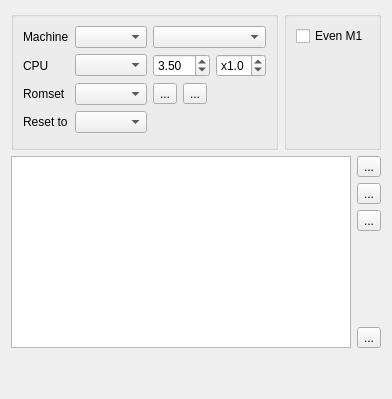
       <widget class="QWidget" name="tab1">
        <attribute name="icon">
         <iconset>
          <normalon>:/images/computer.png</normalon>
         </iconset>
        </attribute>
        <attribute name="title">
         <string>Machine</string>
        </attribute>
        <layout class="QVBoxLayout" name="verticalLayout_39">
         <item>
          <layout class="QHBoxLayout" name="horizontalLayout_9" stretch="10,0">
           <item>
            <widget class="QGroupBox" name="archArchGBox">
             <layout class="QGridLayout" name="gridLayout" columnstretch="0,10,0">
              <item row="3" column="0">
               <widget class="QLabel" name="label_42">
                <property name="text">
                 <string>Reset to</string>
                </property>
               </widget>
              </item>
              <item row="3" column="1">
               <widget class="QComboBox" name="resbox"/>
              </item>
              <item row="0" column="0">
               <widget class="QLabel" name="label">
                <property name="text">
                 <string>Machine</string>
                </property>
               </widget>
              </item>
              <item row="0" column="1">
               <widget class="QComboBox" name="machbox"/>
              </item>
              <item row="2" column="1">
               <widget class="QComboBox" name="rsetbox"/>
              </item>
              <item row="2" column="0">
               <widget class="QLabel" name="label_2">
                <property name="text">
                 <string>Romset</string>
                </property>
               </widget>
              </item>
              <item row="4" column="1">
               <spacer name="verticalSpacer_21">
                <property name="orientation">
                 <enum>Qt::Vertical</enum>
                </property>
                <property name="sizeHint" stdset="0">
                 <size>
                  <width>20</width>
                  <height>5</height>
                 </size>
                </property>
               </spacer>
              </item>
              <item row="2" column="2">
               <layout class="QHBoxLayout" name="horizontalLayout_2">
                <item>
                 <widget class="QToolButton" name="addrset">
                  <property name="text">
                   <string>...</string>
                  </property>
                  <property name="icon">
                   <iconset resource="../xpeccy.qrc">
                    <normaloff>:/images/add.png</normaloff>:/images/add.png</iconset>
                  </property>
                 </widget>
                </item>
                <item>
                 <widget class="QToolButton" name="rmrset">
                  <property name="text">
                   <string>...</string>
                  </property>
                  <property name="icon">
                   <iconset resource="../xpeccy.qrc">
                    <normaloff>:/images/cancel.png</normaloff>:/images/cancel.png</iconset>
                  </property>
                 </widget>
                </item>
                <item>
                 <spacer name="horizontalSpacer_2">
                  <property name="orientation">
                   <enum>Qt::Horizontal</enum>
                  </property>
                  <property name="sizeHint" stdset="0">
                   <size>
                    <width>40</width>
                    <height>20</height>
                   </size>
                  </property>
                 </spacer>
                </item>
               </layout>
              </item>
              <item row="0" column="2">
               <widget class="QComboBox" name="mszbox"/>
              </item>
              <item row="1" column="0">
               <widget class="QLabel" name="label_37">
                <property name="text">
                 <string>CPU</string>
                </property>
               </widget>
              </item>
              <item row="1" column="1">
               <widget class="QComboBox" name="cbCpu"/>
              </item>
              <item row="1" column="2">
               <layout class="QHBoxLayout" name="horizontalLayout_18">
                <item>
                 <widget class="QDoubleSpinBox" name="sbFreq">
                  <property name="decimals">
                   <number>2</number>
                  </property>
                  <property name="minimum">
                   <double>0.500000000000000</double>
                  </property>
                  <property name="maximum">
                   <double>14.000000000000000</double>
                  </property>
                  <property name="singleStep">
                   <double>0.010000000000000</double>
                  </property>
                  <property name="value">
                   <double>3.500000000000000</double>
                  </property>
                 </widget>
                </item>
                <item>
                 <widget class="QDoubleSpinBox" name="sbMult">
                  <property name="prefix">
                   <string>x</string>
                  </property>
                  <property name="decimals">
                   <number>1</number>
                  </property>
                  <property name="minimum">
                   <double>0.100000000000000</double>
                  </property>
                  <property name="maximum">
                   <double>8.000000000000000</double>
                  </property>
                  <property name="singleStep">
                   <double>0.100000000000000</double>
                  </property>
                  <property name="value">
                   <double>1.000000000000000</double>
                  </property>
                 </widget>
                </item>
               </layout>
              </item>
             </layout>
            </widget>
           </item>
           <item>
            <widget class="QGroupBox" name="archOptGBox">
             <layout class="QVBoxLayout" name="verticalLayout_26" stretch="0,0">
              <item>
               <widget class="QCheckBox" name="scrpwait">
                <property name="enabled">
                 <bool>true</bool>
                </property>
                <property name="text">
                 <string>Even M1</string>
                </property>
                <property name="checkable">
                 <bool>true</bool>
                </property>
               </widget>
              </item>
              <item>
               <spacer name="verticalSpacer_18">
                <property name="orientation">
                 <enum>Qt::Vertical</enum>
                </property>
                <property name="sizeHint" stdset="0">
                 <size>
                  <width>20</width>
                  <height>5</height>
                 </size>
                </property>
               </spacer>
              </item>
             </layout>
            </widget>
           </item>
          </layout>
         </item>
         <item>
          <layout class="QHBoxLayout" name="horizontalLayout_19">
           <item>
            <widget class="QTableView" name="tvRomset">
             <property name="enabled">
              <bool>true</bool>
             </property>
             <property name="editTriggers">
              <set>QAbstractItemView::NoEditTriggers</set>
             </property>
             <property name="alternatingRowColors">
              <bool>true</bool>
             </property>
             <property name="selectionMode">
              <enum>QAbstractItemView::SingleSelection</enum>
             </property>
             <property name="selectionBehavior">
              <enum>QAbstractItemView::SelectRows</enum>
             </property>
             <property name="gridStyle">
              <enum>Qt::DotLine</enum>
             </property>
             <attribute name="horizontalHeaderDefaultSectionSize">
              <number>57</number>
             </attribute>
             <attribute name="horizontalHeaderMinimumSectionSize">
              <number>32</number>
             </attribute>
             <attribute name="horizontalHeaderStretchLastSection">
              <bool>true</bool>
             </attribute>
             <attribute name="verticalHeaderVisible">
              <bool>false</bool>
             </attribute>
             <attribute name="verticalHeaderDefaultSectionSize">
              <number>21</number>
             </attribute>
             <attribute name="verticalHeaderMinimumSectionSize">
              <number>17</number>
             </attribute>
            </widget>
           </item>
           <item>
            <layout class="QVBoxLayout" name="verticalLayout_37">
             <item>
              <widget class="QToolButton" name="tbAddRom">
               <property name="text">
                <string>...</string>
               </property>
               <property name="icon">
                <iconset resource="../xpeccy.qrc">
                 <normaloff>:/images/add.png</normaloff>:/images/add.png</iconset>
               </property>
              </widget>
             </item>
             <item>
              <widget class="QToolButton" name="tbEditRom">
               <property name="text">
                <string>...</string>
               </property>
               <property name="icon">
                <iconset resource="../xpeccy.qrc">
                 <normaloff>:/images/edit.png</normaloff>:/images/edit.png</iconset>
               </property>
              </widget>
             </item>
             <item>
              <widget class="QToolButton" name="tbPreset">
               <property name="text">
                <string>...</string>
               </property>
               <property name="icon">
                <iconset resource="../xpeccy.qrc">
                 <normaloff>:/images/lamp.png</normaloff>:/images/lamp.png</iconset>
               </property>
              </widget>
             </item>
             <item>
              <spacer name="verticalSpacer_13">
               <property name="orientation">
                <enum>Qt::Vertical</enum>
               </property>
               <property name="sizeHint" stdset="0">
                <size>
                 <width>20</width>
                 <height>40</height>
                </size>
               </property>
              </spacer>
             </item>
             <item>
              <widget class="QToolButton" name="tbDelRom">
               <property name="text">
                <string>...</string>
               </property>
               <property name="icon">
                <iconset resource="../xpeccy.qrc">
                 <normaloff>:/images/cancel.png</normaloff>:/images/cancel.png</iconset>
               </property>
              </widget>
             </item>
            </layout>
           </item>
          </layout>
         </item>
         <item>
          <spacer name="verticalSpacer_19">
           <property name="orientation">
            <enum>Qt::Vertical</enum>
           </property>
           <property name="sizeHint" stdset="0">
            <size>
             <width>20</width>
             <height>40</height>
            </size>
           </property>
          </spacer>
         </item>
        </layout>
       </widget>
